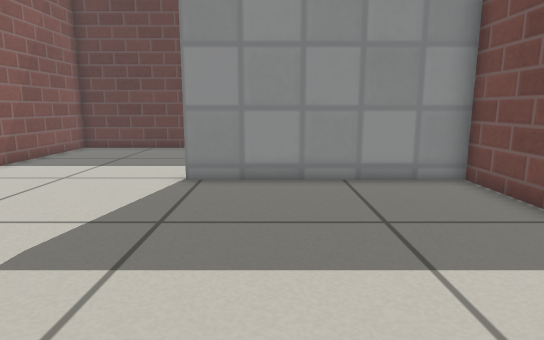
[1] (above)

16 first-person views from a walk through a world built for the Gazebo simulator. The camera is 0.5 m above the floor, tilts 10° down and sees 75° across. The floor is counted in squares, 0.25 m on a side. Each view is taken from the middle of a square. On the plan, view 1 faces up. The plan holds only what a view shows up to about 18 squares ahead; the rest is blank. Gazebo's built-in surfaces are drawn with simple patterns.

[2]
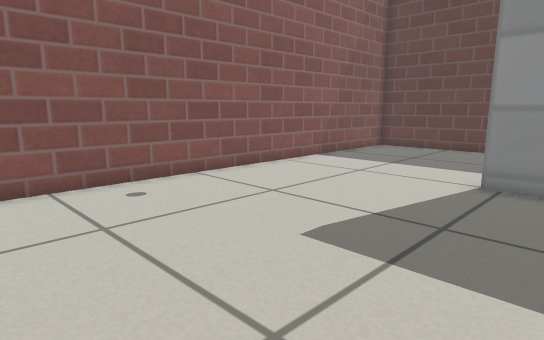

[3]
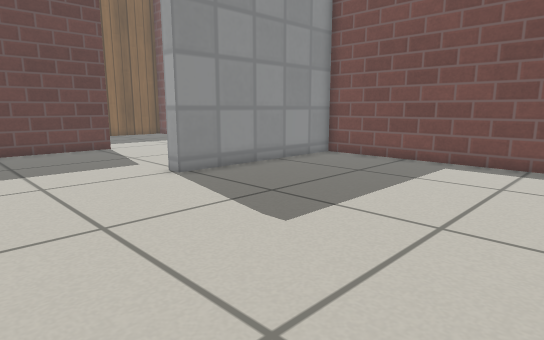

[4]
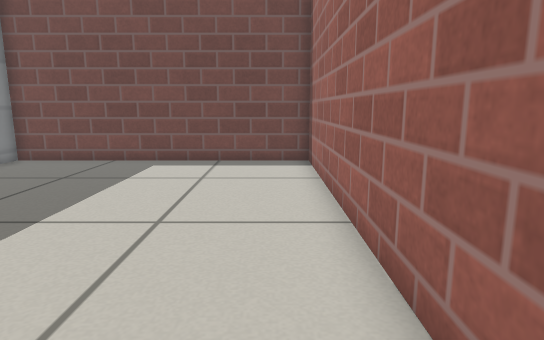

[5]
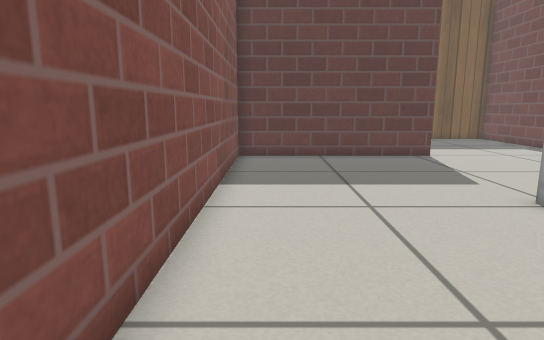

[6]
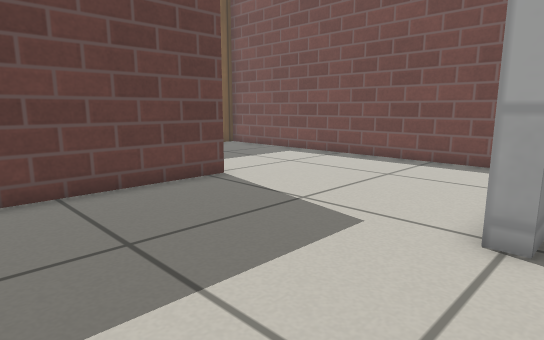

[7]
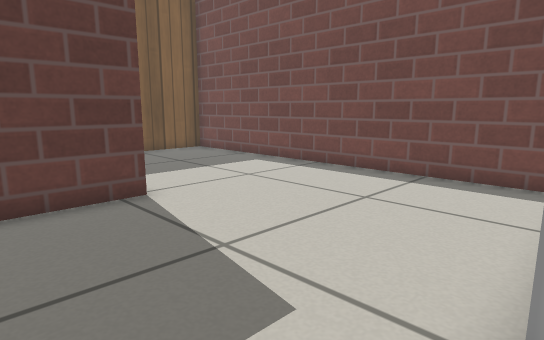

[8]
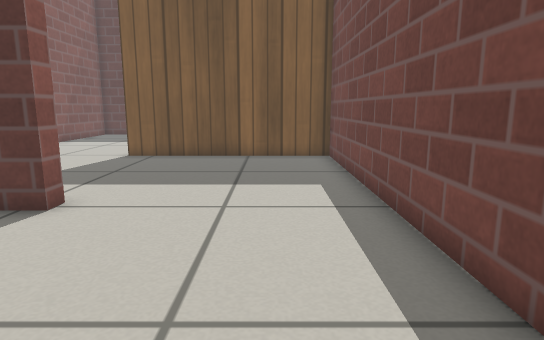

[9]
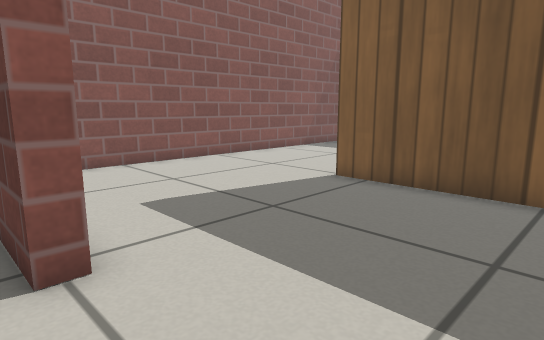

[10]
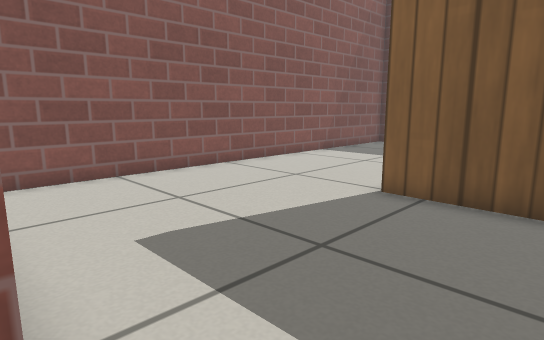

[11]
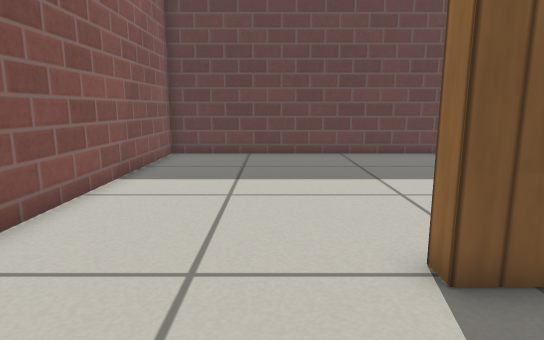

[12]
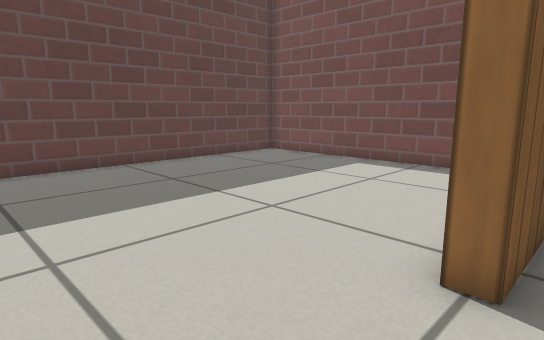

[13]
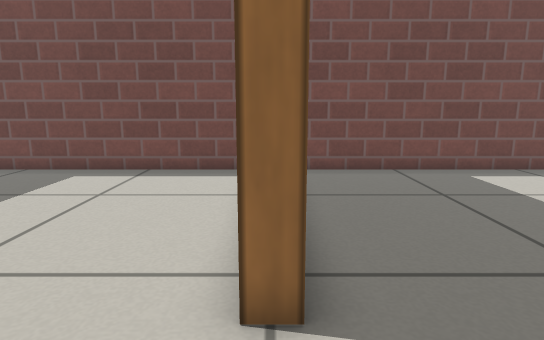

[14]
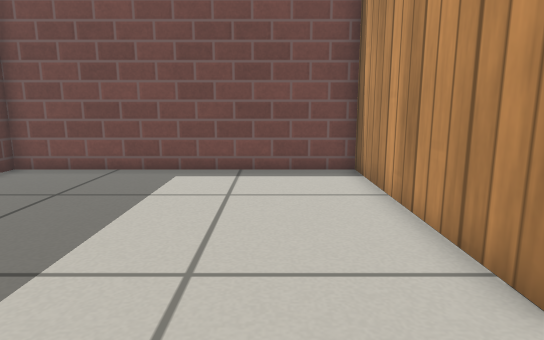

[15]
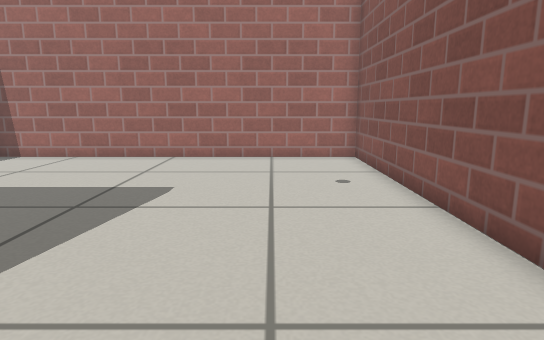

[16]
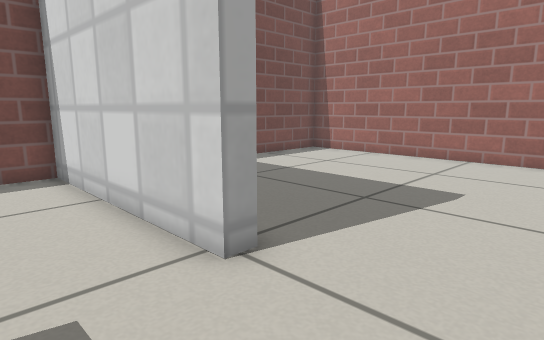

### Floor plan
Points are (right, up) in squares from view 1. A wall is a line through its corners. A room is listed if a view was taken in it or the views show most of it. See-through windows are left out.
Room 1 (views 1, 2, 3, 4, 5, 6)
walls: (-9.4, 9.5) (-9.4, -1.4) (5.4, -1.4) (5.4, 9.7) (-2.4, 9.7)
ways out: opening at (-5.5, 10) to room 2
Room 2 (views 7, 15, 16)
walls: (-2.4, 9.7) (-2.4, 10.3) (-1.4, 10.3); (-1.4, 17.7) (-9.4, 17.7) (-9.4, 9.5)
ways out: opening at (-5.5, 10) to room 1; opening at (-2, 14) to room 3
Room 3 (views 8, 9, 10)
walls: (-1.4, 18.4) (-1.4, 17.7); (-1.4, 10.3) (5.4, 10.3) (5.4, 18.5)
ways out: opening at (-2, 14) to room 2; opening at (1.5, 18) to room 6
Room 4 (views 11, 12, 13)
walls: (-1.5, 25.7) (-3, 25.7); (-9.4, 26.4) (-9.4, 19.2)
low walls: (-3, 25.7) (-3, 26.3)
ways out: opening at (-6, 26) to room 5; opening at (-2.5, 22) to room 6
Room 5 (view 14)
walls: (-3, 26.3) (5.4, 26.3) (5.4, 37.4) (-9.4, 37.4) (-9.4, 26.4)
ways out: opening at (-6, 26) to room 4
Room 6 (no view inside)
walls: (5.4, 18.5) (5.4, 25.7) (-1.5, 25.7)
ways out: opening at (1.5, 18) to room 3; opening at (-2.5, 22) to room 4

Where each view was taken, in squares from view 1:
view 1: 0 up, 0 right, facing up
view 2: 0 up, 0 right, facing up-left
view 3: 0 up, 8 left, facing up-right
view 4: 0 up, 8 left, facing right
view 5: 3 up, 8 left, facing up
view 6: 9 up, 8 left, facing up-right
view 7: 10 up, 5 left, facing up-right
view 8: 11 up, 3 right, facing up
view 9: 17 up, 3 right, facing up-left
view 10: 18 up, 1 right, facing up-left
view 11: 22 up, 5 left, facing up
view 12: 25 up, 7 left, facing up-right
view 13: 26 up, 6 left, facing right
view 14: 29 up, 6 left, facing right
view 15: 13 up, 6 left, facing down
view 16: 13 up, 6 left, facing down-right
